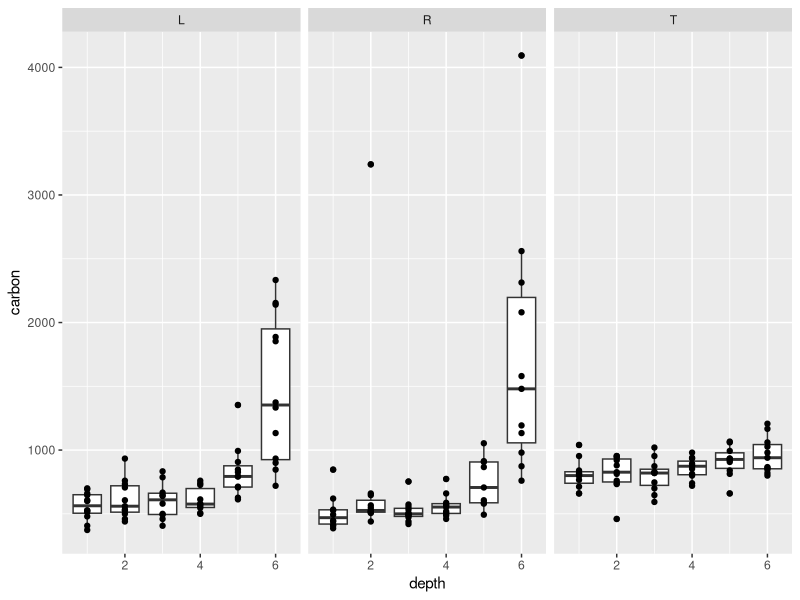

Here is the R script that generated this plot: (Note: this script raises an error after producing the figure.)
# Step1 calculate carbon from raw TOC data

if (!require(tidyverse)) install.packages('tidyverse')
library(tidyverse)

if (!require(readxl)) install.packages('rea')
library(tidyverse)

#### 2022 ####
c = read.csv("./data/raw data/carbon/Wilkinson Szydlowski CN 041923 DKS.csv")
# Note, made a change to original file because date listed as this 
# Tuesday 2022-06-18
# should have been 2022-06-18

c = c %>% 
  rename(carbon = Carbon..mg.) %>% 
  filter(!is.na(lake) & !is.na(carbon))

# convert carbon to concentration by dividing by 0.15 L (volume filtered)
c = c %>% mutate(carbon = carbon/0.15)

# convert to ug/L to match chlorophyll
c = c %>% mutate(carbon = carbon*1000)


c = c %>% rename(depth = poc)
c$depth = as.integer(c$depth) # make depth an integer


# remove any carbon rows without a date
c = c %>% filter(lake %in% c("L", "R", "T"))

c$depth = as.integer(c$depth)

# visualize carbon over depths
ggplot(c, aes(x = depth, y = carbon, group = depth))+
  geom_boxplot()+
  geom_point()+
  facet_wrap(~lake)


# format c for saving, with lake, year, date, and ZID
c = c %>% mutate(year = year(mdy(date)), date = mdy(date)) %>% 
  rename(ZID = depth) %>% 
  select(lake, year, date, ZID, carbon)


# save the file 
write.csv(c, "./data/formatted data/carbon to chlorophyll/carbon 2022.csv", row.names = FALSE)
save(c, file = "./data/formatted data/carbon to chlorophyll/carbon 2022.RData")


